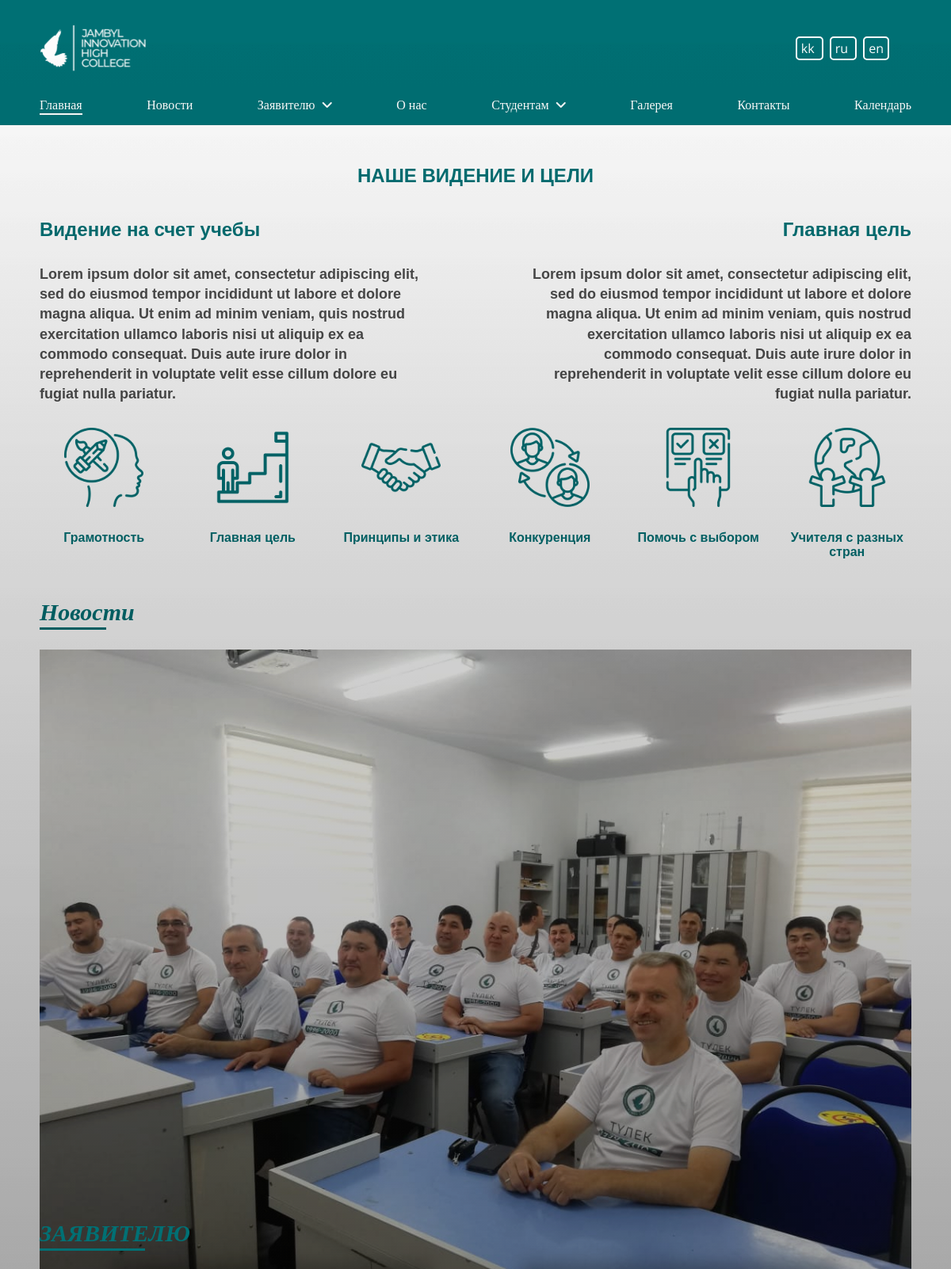
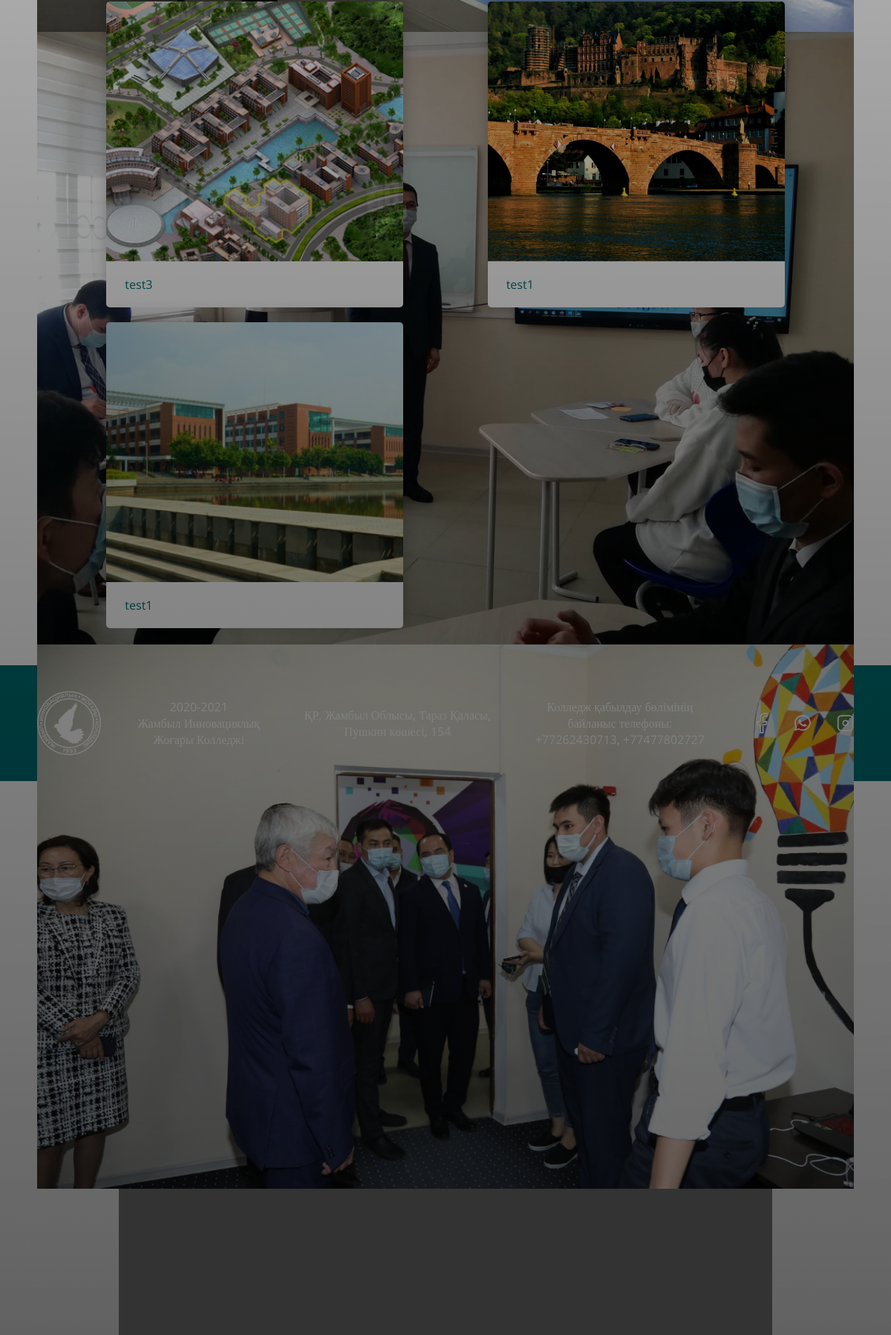
Page /ru/ (upper part) on the committed database (2 pictures, top to bottom).
### mainapp/models.py (models this page shows, shortened)
class SwiperImg(models.Model):
    img = models.ImageField(upload_to="gallery")
    description = models.TextField(max_length=100,default='')

class Post(models.Model):
    class Meta:
        abstract = True
    title = models.CharField(max_length=20)
    description = models.TextField(max_length=400)
    img = models.ImageField(upload_to="gallery")
    descriptionRU = models.TextField(max_length=400,default='')
    descriptionEN = models.TextField(max_length=400,default='')

class TalapkerPost(Post):
    def __str__(self):
        return " {} ".format(self.title)

### mainapp/views.py (the view)
# urls.py: path('', index_page ,name='index' ),
def index_page(request):
    talapker = TalapkerPost.objects.order_by('-id')[:3]
    slider = SwiperImg.objects.order_by('-id')[:6]
    bigPost = NewsBigPost.objects.all()
    shortPost = NewsShortPost.objects.order_by('-id')[:2]
    longPost = NewsLongPost.objects.all()
    dropdown = NavList.objects.all()
    sliderVideo = SwiperVideo.objects.all()
    return render(request, 'index.html', {'sliderVideo':sliderVideo.last(),'dropdown':dropdown,'talapker': talapker,'slider': slider,'bigPost': bigPost.last(),'shortPost':shortPost,'longPost':longPost.last()})

### templates/index.html (shortened to what this page needs)
{% extends "base.html" %} {% load static %} {%block content%} {% load i18n %}
<section class="navbar">
    <div class="container">
        <div class="header__body">
            <div class="navbar_top">
                <div class="navbar_logo">
                    <a href="{% url 'index'%}">
                        <img src="{% static 'img/header_Logo.svg'%}" alt="">
                    </a>
                </div>
                <div class="navbar_language">
                    <a href="{% url 'set_language' %}">
                            {% get_current_language as LANGUAGE_CODE %}
                            {% get_available_languages as LANGUAGES %}
                            {% get_language_info_list for LANGUAGES as languages %}
                            {% for language in languages %}
                                   <a href="/{{ language.code }}"{% if language.code == LANGUAGE_CODE %} selected{% endif %} class="navbar_lang-link">
                                 {{ language.code }}
                                   </a> {% endfor %}
                    </a>
                </div>
            </div>
            <ul class="navbar_nav">
                <li class="navbar_nav-list">
                    <a href="{% url 'index'%}" class="navbar_nav-link active">
                        {%trans 'Басты'%}                    </a>
                </li>
                <li class="navbar_nav-list">
                    <a href="{% url 'news'%}" class="navbar_nav-link">
                        {%trans 'Жаңалықтар'%}
                    </a>
                </li>
                <li class="navbar_nav-list dropdown">
                    <a href="{% url 'talapker'%}" class="navbar_nav-link">
                        {%trans 'Талапкерге'%}
                        <i class="fas fa-angle-down"></i>
                    </a>
                </li>
                <li class="navbar_nav-list">
                    <a href="{% url 'about'%}" class="navbar_nav-link">
                      {% trans 'Біз туралы'%}
                    </a>
                </li>
                <li class="navbar_nav-list dropdown">
                    <a href="{% url 'student'%}" class="navbar_nav-link">
                        {%trans 'Студенттерге'%}
                        <i class="fas fa-angle-down"></i>
                    </a>
                </li>
                <li class="navbar_nav-list">
                    <a href="{% url 'gallery'%}" class="navbar_nav-link">
                        {%trans 'Галерея' %}
                    </a>
                </li>
                <li class="navbar_nav-list">
                    <a href="{% url 'contact'%}" class="navbar_nav-link">
                        {%trans 'Байланыс'%}
                    </a>
                </li>
                <li class="navbar_nav-list">
                    <a href="{% url 'calendar'%}" class="navbar_nav-link">
                        {%trans 'Күнтізбе'%}
                    </a>
                </li>
            </ul>
        </div>
    </div>
</section>
<section class="main_features">
    <div class="container">
        <div class="main_features__body">
            <div class="main_features-title">
                <h3 class="main_title">
                    {%trans 'Біздің көзқарастарымыз бен мақсаттарымыз'%}
                </h3>
            </div>
            <div class="main_features_top">
                <div class="main_features_top-item">
                    <div class="main_features_text-title text_left">
                        <h3>{%trans 'Оқу туралы көзқарастар'%}</h3>
                    </div>
                    <div class="main_features-text text_left">
                        <p>
                            Lorem ipsum dolor sit amet, consectetur adipiscing elit, sed do eiusmod tempor incididunt ut labore et dolore magna aliqua. Ut enim ad minim veniam, quis nostrud exercitation ullamco laboris nisi ut aliquip ex ea commodo consequat. Duis aute irure dolor
                            in reprehenderit in voluptate velit esse cillum dolore eu fugiat nulla pariatur.
                        </p>
                    </div>
                </div>
                <div class="main_features_top-item">
                    <div class="main_features_text-title text_right">
                        <h3>{%trans 'Басты мақсат'%}</h3>
                    </div>
                    <div class="main_features-text text_right">
                        <p>
                            Lorem ipsum dolor sit amet, consectetur adipiscing elit, sed do eiusmod tempor incididunt ut labore et dolore magna aliqua. Ut enim ad minim veniam, quis nostrud exercitation ullamco laboris nisi ut aliquip ex ea commodo consequat. Duis aute irure dolor
                            in reprehenderit in voluptate velit esse cillum dolore eu fugiat nulla pariatur.
                        </p>
                    </div>
                </div>
            </div>
            <div class="main_featurs_icon-list">
                <div class="main_featurs_icon-item">
                    <div class="main_featurs_icon">
                        <img src="../static/img/main_features_icon-1.svg" alt="">
                    </div>
                    <div class="main_featurs_icon-text">
                        <p>{% trans 'Шығармашылық'%}</p>
                    </div>
                </div>
                <div class="main_featurs_icon-item">
                    <div class="main_featurs_icon">
                        <img src="../static/img/main_features_icon-2.svg" alt="">
                    </div>
                    <div class="main_featurs_icon-text">
                        <p>{% trans 'Биік мақсаттар'%}</p>
                    </div>
                </div>
                <div class="main_featurs_icon-item">
                    <div class="main_featurs_icon">
                        <img src="../static/img/main_features_icon-3.svg" alt="">
                    </div>
                    <div class="main_featurs_icon-text">
                        <p>{% trans "Принциптер мен этика"%}</p>
                    </div>
                </div>
                <div class="main_featurs_icon-item">
                    <div class="main_featurs_icon">
                        <img src="../static/img/main_features_icon-4.svg" alt="">
                    </div>
                    <div class="main_featurs_icon-text">
                        <p>{% trans "Бәсекелестік"%}</p>
                    </div>
                </div>
                <div class="main_featurs_icon-item">
                    <div class="main_featurs_icon">
                        <img src="../static/img/main_features_icon-5.svg" alt="">
                    </div>
                    <div class="main_featurs_icon-text">
                        <p>{% trans "Таңдауға көмектесу"%}</p>
                    </div>
                </div>
                <div class="main_featurs_icon-item">
                    <div class="main_featurs_icon">
                        <img src="../static/img/main_features_icon-6.svg" alt="">
                    </div>
                    <div class="main_featurs_icon-text">
                        <p>{% trans "Әр түрлі оқу орындарының мұғалімдері"%}</p>
                    </div>
                </div>
            </div>
        </div>
    </div>
</section>
<div class="intro">
    <div class="container">
        <div class="intro__body">
            <div class="intro_title">
                <h3 class="hypertitle">
                    <a href="">  {%trans 'Жаңалықтар'%}</a>
                </h3>
            </div>
            <div class="intro_sliper-container">
                <div class="intro_swiper-container">
                    <div class="swiper swiper_slider-intro">
                        <div class="swiper-wrapper">
                            {% for slide in slider %}
                            <div class="swiper-slide">
                                <img src="{{slide.img.url}}" alt="">
                                <div class="slide-bg"></div>
                            </div>
                            {% endfor %}
                            <div class="swiper-slide">
                                <div class="swiper-slide-video">
                                    <video class="swiper-slide-video-item" controls autoplay loop playsinline muted>
                                        <source src="{{sliderVideo.video.url}}">
                                    </video>
                                </div>
                            </div>
                        </div>
                    </div>
                </div>
            </div>
        </div>
    </div>
</div>
<div class="features">
    <div class="container">
        <div class="features__body">
            <div class="features_title">
                <h3 class="hypertitle">
                    <a href="">{% trans "ТАЛАПКЕРГЕ"%}</a>
                </h3>
            </div>
            <div class="features_row">
                {%for el in talapker%}
                <div class="features_card">
                    <div class="features_card-img">
                        <img src="{{el.img.url}}" alt="">
                    </div>
                    <div class="features_card-info">
                        <p> {{el.description}}</p>
                    </div>
                </div>
                {%endfor%}
            </div>
        </div>
    </div>
</div>
{%endblock%}

### templates/base.html (shortened to what this page needs)
{% load static %}
<!DOCTYPE html>
<html lang="en">
<head>
    <link rel="stylesheet" href="{%static 'css/style.css'%}">
    <link rel="stylesheet" href="https://cdnjs.cloudflare.com/ajax/libs/font-awesome/6.0.0-beta2/css/all.min.css"
    />
    <link rel="stylesheet" href="https://unpkg.com/swiper@7/swiper-bundle.min.css" />
</head>
<body>
    {%block content%}{%endblock%}
    <footer class="footer">
        <div class="container">
            <div class="footer__body">
                <div class="footer_logo">
                    <img src="{% static 'img/footer_logo.svg'%}" alt="">
                </div>
                <div class="footer_info_block">
                    <div class="footer_info">
                        <p>2020-2021 <br> Жамбыл Инновациялық <br> Жоғары Колледжі</p>
                    </div>
                    <div class="footer_info">
                        <p>ҚР, Жамбыл Облысы, Тараз Қаласы, <br> Пушкин көшесі, 154</p>
                    </div>
                    <div class="footer_info">
                        <p>Колледж қабылдау бөлімінің <br> байланыс телефоны: <br>+77262430713, +77477802727</p>
                    </div>
                </div>
                <div class="footer_socials">
                    <div class="footer_icon">
                        <a href="">
                            <img src="{% static 'img/facebook_icon.svg'%}" alt="">
                        </a>
                    </div>
                    <div class="footer_icon">
                        <a href="">
                            <img src="{% static 'img/whatsapp_icon.svg'%}" alt="">
                        </a>
                    </div>
                    <div class="footer_icon">
                        <a href="">
                            <img src="{% static 'img/instagram_icon.svg'%}" alt="">
                        </a>
                    </div>
                </div>
            </div>
        </div>
    </footer>
</body>
</html>

### rows in the picture
SwiperImg: img (picture)
SwiperImg: img (picture)
SwiperImg: img (picture)
TalapkerPost: img (picture), description "test3"
TalapkerPost: img (picture), description "test1"
TalapkerPost: img (picture), description "test1"

### other values in the picture
{{ language.code }} "kk" "ru" "en"
